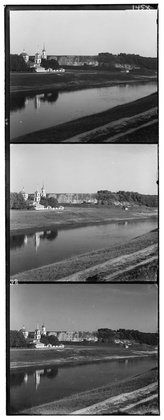
%> input picture bonus/image1.jpg, 164 x 420 px, shrunk from 400 x 1024 before the run
$ octave harris.m   (GNU Octave 9; MATLAB toolbox functions it lacks are replaced by stand-ins)
%> lines starting %> are read from the running program, lines starting %| are printed output that depends on the picture; in (x1, y1, x2, y2) boxes, pixels count from 0 and x2, y2 are one past the last pixel; in counts of white or black regions, pixels touching at a corner belong together; the program's own positions count from 1
### bonus/imalign3.m
%%%%%%%%%%%%%%%%%%%%%%%%%%%%%%%%%%%%%%%%%%%%%%%%%%%%%%%%%%%%%%%%%%%%%%%%%%%
%%%%%%%%%% CSE 568: Robotics Algorithms Fall 18 %%%%%%%%%%%%%%%%%%%%%%%%%%%
%%%%%%%%%% LAB 3: Prokudin Gorskii Colorizing - Harris Corner, RANSAC %%%%%
%%%%%%%%%% ANIRUDDHA SINHA, asinha6 %%%%%%%%%%%%%%%%%%%%%%%%%%%%%%%%%%%%%%%

function [alignedCorners, offset_g, offset_r] = imalign3(red, green, blue)

% Calculate the Harris corners for all channels and take the locations of
% the corners for each channel
[b_corners, b_pos] = findHarrisCorners(blue, 1);
[g_corners, g_pos] = findHarrisCorners(green, 2);
[r_corners, r_pos] = findHarrisCorners(red, 3);


fprintf('\nHarris Corner detection '); %disp(length(b_pos)); %disp(length(b_ypos));
input = cat(3, red, green, blue);
[alignedCorners, disps] = alignCorners(input);
fprintf('\nGreen offset = '); %disp(length(g_pos)); %disp(length(g_ypos));
offset_g = disps(1,:); disp(offset_g);
fprintf('\nRed offset = '); %disp(length(r_pos)); %disp(length(r_ypos));
offset_r = disps(2,:); disp(offset_r);

%%%%%%%% Step 6: Use RANSAC Algorithm %%%%%%%%%%%%%%%%%%%%
%%%%%%%%%%%%%%% Applying the RANSAC Algorithm %%%%%%%%%%%%%%%%%%%%%
for k = 1:100               % Algorithm runs for 100 iterations

    % Step 7: Select at random, features from blue, green and red channels
     b = randsample(1:length(b_pos), 1);
     rand_b = b_pos(b,:);

     g = randsample(1:length(g_pos), 1);
     rand_g = g_pos(g,:);

     r = randsample(1:length(r_pos), 1);
     rand_r = r_pos(r,:);

     % Step 8: Find the offset or pixel shift for a random feature in blue v/s
     % green and blue v/s red, assuming they match
     offset_bg = rand_b - rand_g;
     offset_br = rand_b - rand_r;

     % Step 9 : Shift all other features in the image w.r.t the new shifts
     % calculated
     new_g = imtranslate(green, fliplr(offset_bg));
     new_r = imtranslate(red, fliplr(offset_br));

     inliers = 0;

     % Step 10 : Update the inlier count by searching for corresponding feature
     % matching in both channels within a window
     for i = 1:length(g_pos)
         if (new_g - blue == 0)
             inliers = inliers + 1;
         else
             continue;
         end

         % Step 11: Calculate the best alignment for the two channels
         [aC_g, best_alignment_g] = alignCorners(new_g);
         [aC_r, best_alignment_r] = alignCornerns (new_r);
     end
end
end

%%%%%%% Harris Corner detector function %%%%%%%%%%%%%%%%%
%%%%%% Returns the corner matrix, and the positions of the corners
%%%%%% %%%%%%%%%%%
function [corners, pos] = findHarrisCorners(ch, no)

[h, w] = size(ch);  % Read the dimensions of the channel

k = 0.08;           % Sensitivity parameter, lies between 0.04 and 0.15
threshold = 2e+9;   % threshold for finding the best corners

sigma = 1;          % setting the S.D. for the Gaussian filter
[xmask, ymask] = meshgrid(-3:3, -3:3);  % deriving the masks for calculating gradient of the image in x and y direction

%%% Step 1: Make the Gaussian Filter of dim 7x7 %%%%%%%%%%%%%%%%%
Gxy = exp(-(xmask.^2 + ymask.^2)/(2*sigma^2));  % Define the xy-direction filter for the image
Gx = xmask.*exp(-(xmask.^2 + ymask.^2)/(2*sigma^2));    % Define the x-direction filter for the image
Gy = ymask.*exp(-(xmask.^2 + ymask.^2)/(2*sigma^2));    % Define the y-direction filter for the image

%%%%% Step 2: Filter the image in x and y directions and calculate
%%%%% gradients
Ix = conv2(Gx, ch);     % Calculate the image gradient in the x-direction
Iy = conv2(Gy, ch);     % Calculate the image gradient in the y-direction

%%%% Step 3: Calculate the squares of gradients and combined gradient in XY
%%%% direction
Ix2 = Ix.^2;            % Square the x-gradient values
Iy2 = Iy.^2;            % Square the y-gradient values
Ixy = Ix.*Iy;           % Calculate gradients in both directions

Ix2c = conv2(Gxy, Ix2);     % Filter the squared-x-gradients
Iy2c = conv2(Gxy, Iy2);     % Filter the squared-y-gradients
Ixyc = conv2(Gxy, Ixy);     % Filter the both direction gradient

corners = zeros(h, w);

%%%%%%%%%%% Step 4: Find corners throughout the image
for i = 1:h
    for j = 1:w
        % Draw the auto-correlation matrix for every pixel
        M = [Ix2c(i,j), Ixyc(i,j); Ixyc(i,j) Iy2c(i,j)];

        % Calculate the cornerness value for each pixel
        C = det(M) - k*(trace(M)^2);

        % Check if the cornerness is more than the threshold. If true, it
        % is a corner
        if (C > threshold)
            corners(i,j) = C;
        end
    end
end

%%%%%% Step5: Using non-max suppression to detect every feature only once
positions = corners > imdilate(corners, [1 1 1; 1 0 1; 1 1 1]);
[xpos, ypos] = find(positions);     % Calculate the positions of the corners
pos = [xpos ypos];

%%%%%% Step 6: Display the corners on the image %%%%%%%%%%%%%%%%%%%%%%%
if (no == 1)
    channel = 'Blue';
elseif (no == 2)
    channel = 'Green';
else
    channel = 'Red';
end

figure; imshow(ch, []); hold on;
plot(ypos, xpos, 'g*'); title(strcat('Detected Corners - ','  ', channel));
% saveas(gcf, strcat(channel, '-corners.png'));
end

%%%%%%%%% Align Harris Corner function %%%%%%%%%%%%%%%%%%%%%%%%%%%%
%%%%%%%% Returns the aligned corner image with the amount of alignment%%%%
function [new, move] = alignCorners(input)
% Find dimensions of the input to the function
rows = size(input, 1);
cols = size(input, 2);

% Compute the edges of all the channels before comparison and convert them
% to double for fast calculations
R = double(edge(input(1:rows, 1:cols, 1),'canny'));
G = double(edge(input(1:rows, 1:cols, 2), 'canny'));
B = double(edge(input(1+15:rows-15, 1+15:cols-15, 3), 'canny'));

% Concatenate the red and green templates to comparison with blue reference
% channels
all_Corners = cat(3,R, G);

scoreRed = 0;
scoreGreen = 0;

move = zeros(2,2);

% Iterate over the [-15,15] pixel window for calculating the movement of
% corners
for i = -15:1:15
    for j = -15:1:15

        % Derive the temporary templates for comparison with the reference
        % channel
        tempR = all_Corners(i+16:end-15+i, j+16:end-15+j, 1);
        tempG = all_Corners(i+16:end-15+i, j+16:end-15+j, 2);

        % Calculate the NCC values for Red and Green channels without
        % normxcorr2
        calc_R = sum(tempR(:).*B(:))/(norm(tempR(:))*norm(B(:)));
        calc_G = sum(tempG(:).*B(:))/(norm(tempG(:))*norm(B(:)));

        % Check if the new Red channel value is greater than the
        % previous. If true, save the new one with its location
        if (calc_R > scoreRed)
            move(2,:) = [i-1 j+1];
            scoreRed = calc_R;
        end

        % Check if the new Green channel value is greater than the
        % previous. If true, save the new one with its location
        if (calc_G > scoreGreen)
            move(1,:) = [i-1 j+1];
            scoreGreen = calc_G;
        end
    end
end

% Modify the red and green channels based on the corner offsets
input(16:end-move(2,1), 15+1:end-move(2,2), 1) = input(16+move(2,1):end, 16+move(2,2):end, 1);
input(16:end-move(1,1), 15+1:end-move(1,2), 2) = input(16+move(1,1):end, 16+move(1,2):end, 2);

% Return the aligned image
new = uint8(input);

end

### bonus/harris.m
%%%%%%%%%%%%%%%%%%%%%%%%%%%%%%%%%%%%%%%%%%%%%%%%%%%%%%%%%%%%%%%%%%%%%%%%%%%
%%%%%%%%%% CSE 568: Robotics Algorithms Fall 18 %%%%%%%%%%%%%%%%%%%%%%%%%%%
%%%%%%%%%% LAB 3: Prokudin Gorskii Colorizing Harris Corner %%%%%%%%%%%%%%%
%%%%%%%%%% ANIRUDDHA SINHA, asinha6 %%%%%%%%%%%%%%%%%%%%%%%%%%%%%%%%%%%%%%%
%%%%%%%%%%%%%%%%%%%%%%%%%%%%%%%%%%%%%%%%%%%%%%%%%%%%%%%%%%%%%%%%%%%%%%%%%%%

%%%%%%% Clear workspace %%%%%%%%%%%
close all;
clear all;
clc;

%%%%%%% Iterate over the set of input images
for index = 1:6
    imageName = strcat('image',int2str(index),'.jpg');
    img = imread(imageName);        % Read every image
%> img is the input picture: size 420x164 uint8; min 0, max 255, mean 124
% img = imread('image1.jpg');
    [height, width] = size(img);    % Read the dimensions of the image
%> height = 420; width = 164

    h = floor(height/3);
%> h = 140

    % Create the channel images
    blue = img(1:h,:);          % Blue Channel
    green = img(h+1:2*h,:);     % Green Channel
    red = img(2*h+1:3*h,:);     % Red Channel

    disp(strcat('For image - ',int2str(index)))
    disp('For image - 6');

    %%%%%%%%%%%%%%%%% Perform image alignment using Harris Corner detection
    %%%%%%%%%%%%%%%%% and RANSAC algorithm %%%%%%%%%%%%%%%%%%%%55
    [alignedCorners, offsetG, offsetR] = imalign3(red, green, blue);
%> in findHarrisCorners, `Ixy = Ix.*Iy;`:
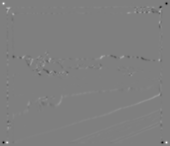
%> Ixy: size 146x170 double; min -165653.3, max 165632.5, mean 229.2; drawn with min black and max white
%> in findHarrisCorners, `positions = corners > imdilate(corners, [1 1 1; 1 0 1; 1 1 1]);`:
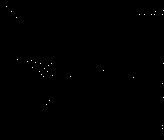
%> positions: size 140x164 logical; 0.15% white in thin lines or dots, all inside (x1, y1, x2, y2) = (6, 6, 164, 129)
%> in findHarrisCorners, `[xpos, ypos] = find(positions);`: xpos = 34 values from 7 to 129; ypos = 34 values from 7 to 164
%> in findHarrisCorners, `pos = [xpos ypos];`: pos = 34 rows, first 12: [7 7; 12 12; 18 17; 60 18; 62 28; 61 32; 68 33; 63 36; 72 40; 64 41; 75 42; 77 44]
%> in imalign3, `[b_corners, b_pos] = findHarrisCorners(blue, 1);`:
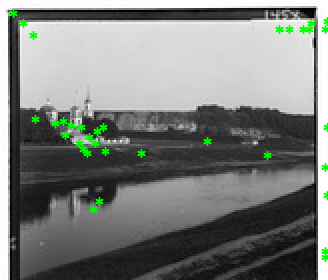
%> figure redrawn from the program's plot data; shown 2 times larger; its title reads 'Detected Corners -Blue'
%> in imalign3, `[b_corners, b_pos] = findHarrisCorners(blue, 1);`: b_pos has the same summary as pos in findHarrisCorners
%> in findHarrisCorners (call 2), `positions = corners > imdilate(corners, [1 1 1; 1 0 1; 1 1 1]);`: positions: size 140x164 logical; 0.14% white in thin lines or dots, all inside (x1, y1, x2, y2) = (6, 6, 164, 125)
%> in findHarrisCorners (call 2), `pos = [xpos ypos];`: pos = 33 rows, first 12: [7 7; 8 10; 11 17; 59 18; 77 18; 66 32; 105 33; 61 36; 70 40; 73 41; 75 43; 100 43]
%> in imalign3, `[g_corners, g_pos] = findHarrisCorners(green, 2);`:
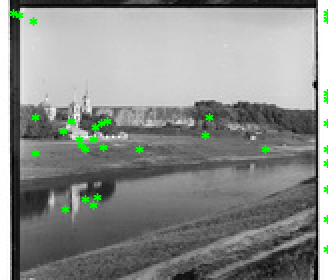
%> figure redrawn from the program's plot data; shown 2 times larger; its title reads 'Detected Corners -Green'
%> in imalign3, `[g_corners, g_pos] = findHarrisCorners(green, 2);`: g_pos has the same summary as pos in findHarrisCorners
%> call 3 of findHarrisCorners, with no = 3
%> in findHarrisCorners (call 3), `positions = corners > imdilate(corners, [1 1 1; 1 0 1; 1 1 1]);`: positions: size 140x164 logical; 0.19% white in thin lines or dots
%> in findHarrisCorners (call 3), `[xpos, ypos] = find(positions);`: xpos = 44 values from 7 to 140; ypos = 44 values from 7 to 164
%> in findHarrisCorners (call 3), `pos = [xpos ypos];`: pos = 44 rows, first 12: [7 7; 8 11; 140 14; 7 17; 11 18; 56 18; 75 18; 94 18; 8 24; 64 33; 103 33; 107 33]
%> in findHarrisCorners (call 3), `imshow(ch, [])`:
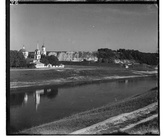
%> displayed picture: size 140x164, on the screen's scale of 0 to 255; min 0, max 255, mean 107.2
%> in imalign3, `[r_corners, r_pos] = findHarrisCorners(red, 3);`: r_pos has the same summary as pos in findHarrisCorners
%> after the loop in alignCorners, `for i = -15:1:15`: move = [-3 0; -5 0]; scoreGreen = 0.542; scoreRed = 0.406
%> in alignCorners, `input(16:end-move(1,1), 15+1:end-move(1,2), 2) = input(16+move(1,1):en..`:
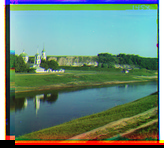
%> input: size 148x164x3 uint8; mean R, G, B 105, 135.4, 118.8
%> in imalign3, `[alignedCorners, disps] = alignCorners(input);`: disps = [-3 0; -5 0]
%> in imalign3, `offset_g = disps(1,:)`: offset_g = [-3 0]
%| Green offset =   -3   0
%> in imalign3, `offset_r = disps(2,:)`: offset_r = [-5 0]
%| Red offset =   -5   0
%> the loop in imalign3, `for k = 1:100` made 100 passes
%> (rand_b, rand_g, rand_r, offset_bg, offset_br) on passes 1 to 12: ([84 163], [47 164], [68 47], [37 -1], [16 116]), ([72 40], [62 51], [110 44], [10 -11], [-38 -4]), ([12 156], [75 43], [62 49], [-63 113], [-50 107]), ([77 71], [82 164], [60 52], [-5 -93], [17 19]), ([64 41], [10 164], [66 66], [54 -123], [-2 -25]), ([72 40], [95 164], [140 164], [-23 -124], [-68 -124]), ([15 163], [82 164], [68 40], [-67 -1], [-53 123]), ([15 152], [82 164], [66 103], [-67 -12], [-51 49]), ([101 50], [59 18], [101 47], [42 32], [0 3]), ([71 104], [95 164], [135 164], [-24 -60], [-64 -60]), ([101 50], [75 164], [107 33], [26 -114], [-6 17]), ([15 163], [61 54], [7 7], [-46 109], [8 156])
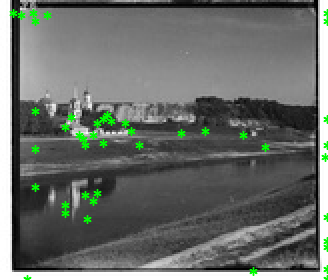
%> figure redrawn from the program's plot data; shown 2 times larger; its title reads 'Detected Corners -Red'
%> offsetG = [-3 0]; offsetR = [-5 0]
%> (the run ends here)
